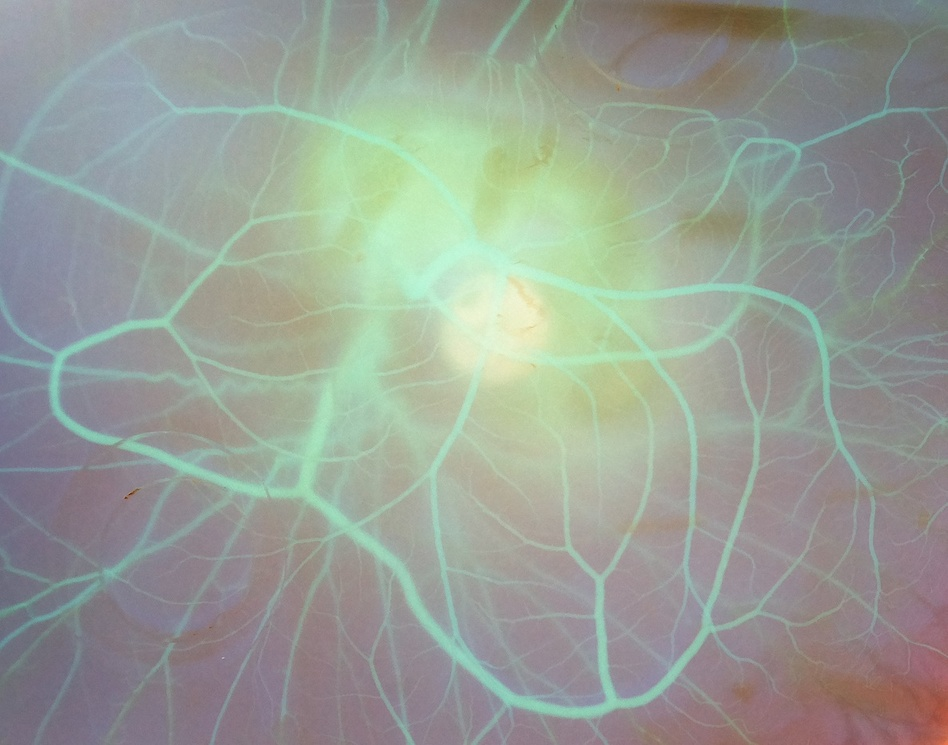
#> input picture branching/het-cam-test-cropped-invert.jpg, 948 x 745 px, shrunk from 1186 x 932 before the run
$ python branching.py
#> lines starting #> are read from the running program, lines starting #| are printed output that depends on the picture; after the words box and inside, x2 and y2 are one past the last pixel; in counts of white or black regions, pixels touching at a corner belong together
# from https://answers.opencv.org/question/179532/find-branching-points-in-traces-of-glowing-particles/

import cv2
import numpy

# frame = cv2.imread('sparks.png')
frame = cv2.imread('het-cam-test-cropped-invert.jpg')
#> frame is the input picture: shape (745, 948, 3); mean B, G, R 149.1, 157.9, 151.1


if frame is None:
    print('Error loading image')
    exit()

colour_frame = frame

frame = cv2.cvtColor(frame, cv2.COLOR_BGR2GRAY)
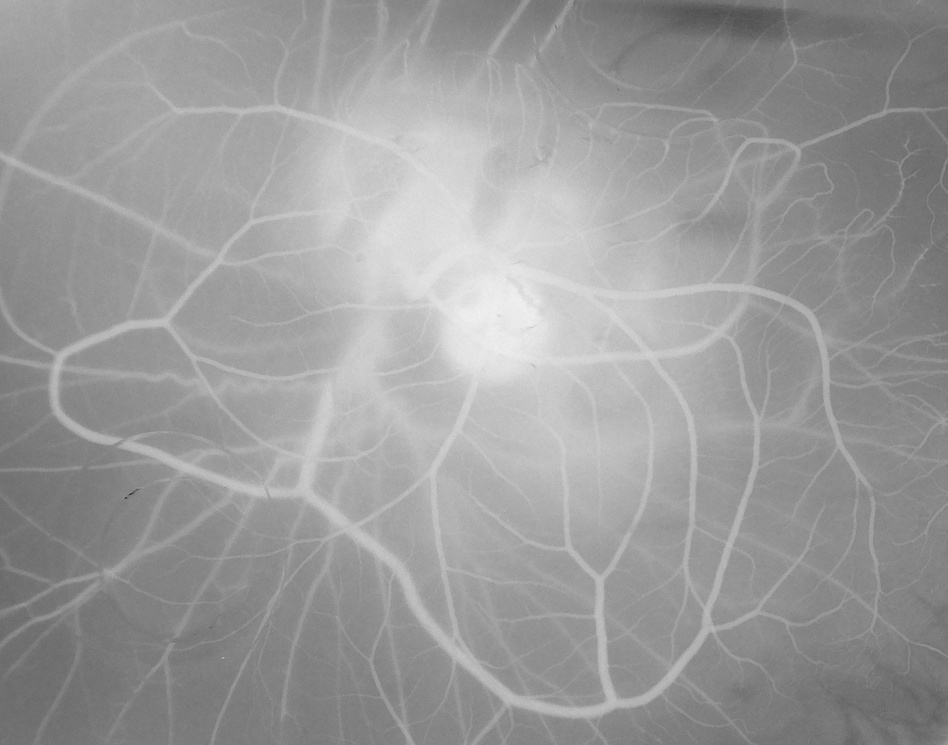
#> frame: shape (745, 948); min 42, max 242, mean 154.9

ret, frame = cv2.threshold(frame, 127, 255, cv2.THRESH_BINARY)
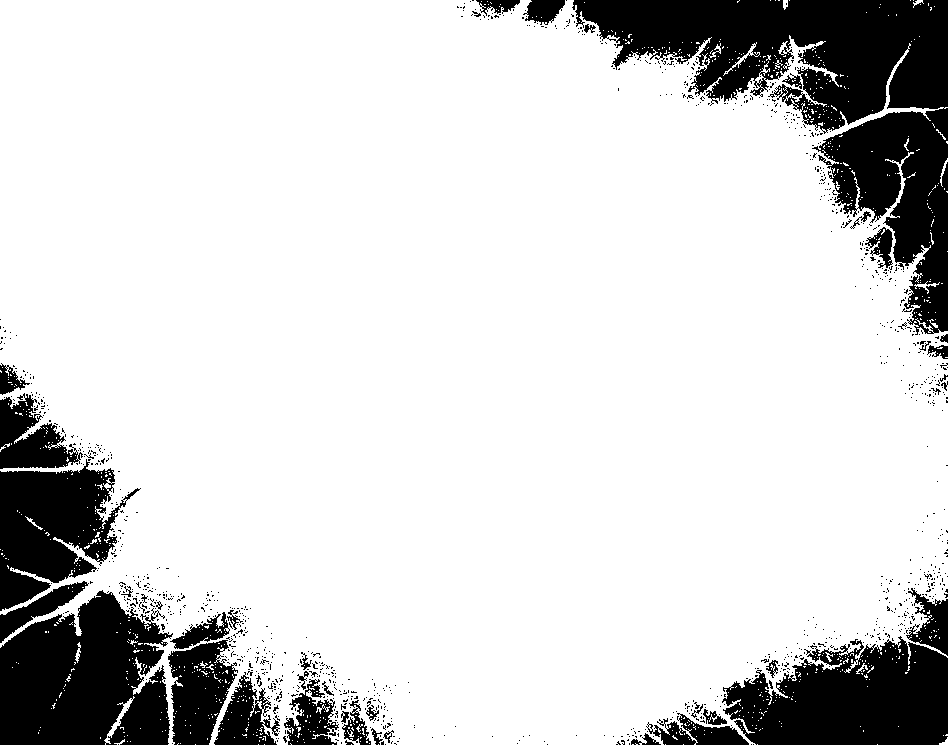
#> frame: shape (745, 948); 82.9% white; 1166 black regions (1121 under 20 px), largest, box (x1, y1, x2, y2) and area: (572, 0, 948, 335) 45463, (0, 590, 173, 745) 20283, (722, 636, 948, 745) 17749

rows = frame.shape[0]
#> rows = 745
cols = frame.shape[1]
#> cols = 948

branch_locations = []

# start with second column
for i in range(1, cols):
    lit = False
    begin_black_regions = []
    end_black_regions = []

    # start with first row
    if 255 == frame[0, i]:
        lit = True
    else:
        lit = False
        begin_black_regions.append(0)

    # start with second row
    for j in range(1, rows - 1):
        if 255 == frame[j, i] and lit == False:
            lit = True
            end_black_regions.append(j - 1)
        elif 0 == frame[j, i] and lit == True:
            lit = False
            begin_black_regions.append(j)

    # end with last row
    if 0 == frame[rows - 1, i] and lit == False:
        end_black_regions.append(rows - 1)
    elif 0 == frame[rows - 1, i] and lit == True:
        begin_black_regions.append(rows - 1)
        end_black_regions.append(rows - 1)
    elif 255 == frame[rows - 1, i] and lit == False:
        end_black_regions.append(rows - 2)

    for k in range(0, len(begin_black_regions)):
        found_branch = True

        for l in range(begin_black_regions[k], end_black_regions[k] + 1):
            if 0 == frame[l, i - 1]:
                found_branch = False
                break

        if found_branch == True:
            branch_locations.append(complex(i - 1, begin_black_regions[k]))
#> after the loop, branch_locations = 2189 items

for i in range(0, len(branch_locations)):
    cv2.circle(colour_frame, (int(branch_locations[i].real), int(branch_locations[i].imag)), 2, (255, 127, 0), 2)
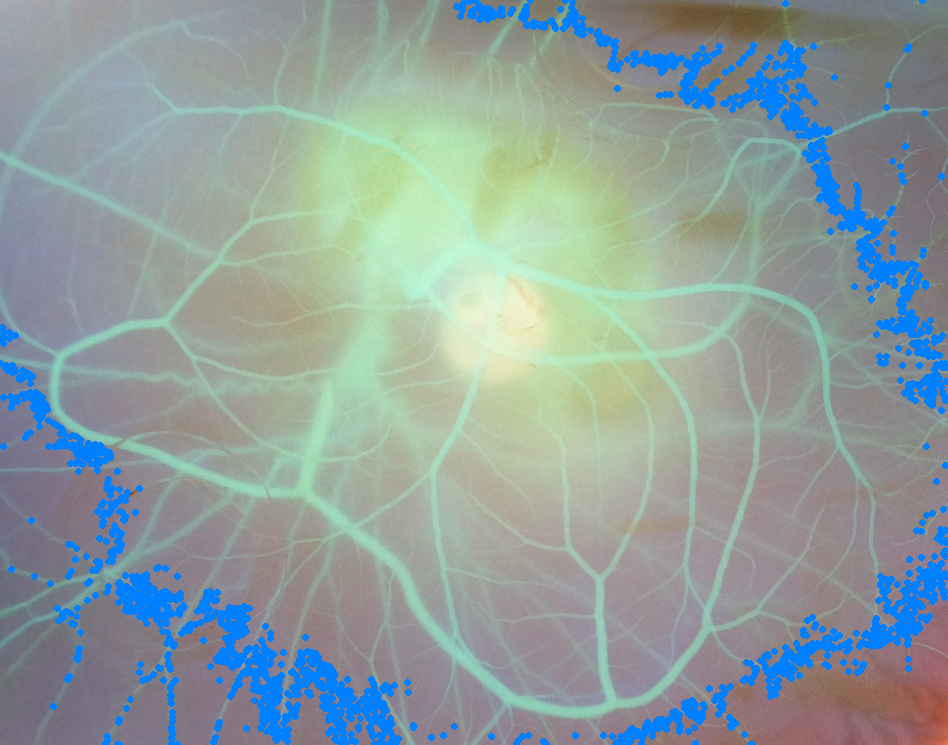
#> colour_frame: shape (745, 948, 3); 6.63% of pixels changed, all inside (x1, y1, x2, y2) = (0, 0, 948, 745)

cv2.imshow("Frame", colour_frame)

cv2.waitKey(0)
